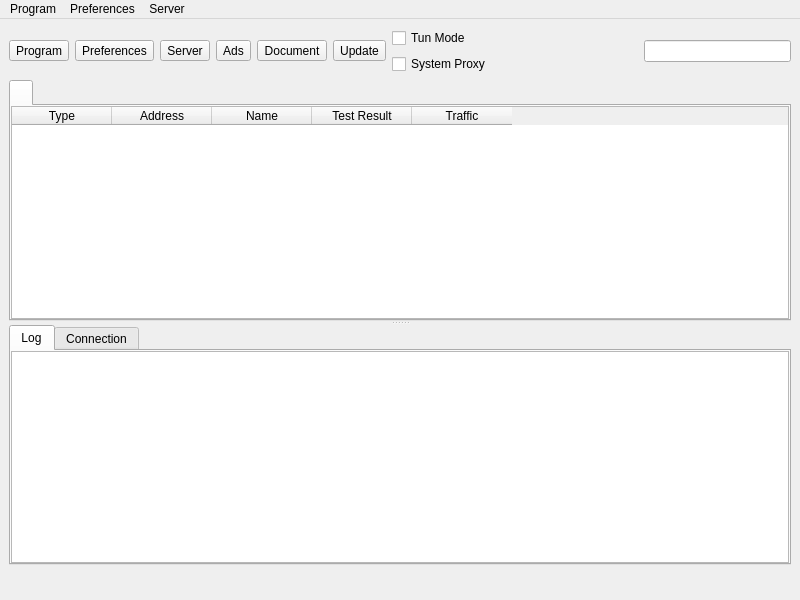
<?xml version="1.0" encoding="UTF-8"?>
<ui version="4.0">
 <class>MainWindow</class>
 <widget class="QMainWindow" name="MainWindow">
  <property name="geometry">
   <rect>
    <x>0</x>
    <y>0</y>
    <width>800</width>
    <height>600</height>
   </rect>
  </property>
  <property name="minimumSize">
   <size>
    <width>800</width>
    <height>600</height>
   </size>
  </property>
  <property name="windowTitle">
   <string notr="true">nya</string>
  </property>
  <widget class="QWidget" name="centralwidget">
   <layout class="QVBoxLayout" name="verticalLayout_3" stretch="0,0,0">
    <item>
     <layout class="QHBoxLayout" name="horizontalLayout_2">
      <item>
       <widget class="QToolButton" name="toolButton_program">
        <property name="text">
         <string>Program</string>
        </property>
        <property name="icon">
         <iconset theme="b-system-run">
          <normaloff>.</normaloff>.</iconset>
        </property>
        <property name="iconSize">
         <size>
          <width>24</width>
          <height>24</height>
         </size>
        </property>
        <property name="popupMode">
         <enum>QToolButton::InstantPopup</enum>
        </property>
        <property name="toolButtonStyle">
         <enum>Qt::ToolButtonTextUnderIcon</enum>
        </property>
       </widget>
      </item>
      <item>
       <widget class="QToolButton" name="toolButton_preferences">
        <property name="text">
         <string>Preferences</string>
        </property>
        <property name="icon">
         <iconset theme="b-preferences">
          <normaloff>.</normaloff>.</iconset>
        </property>
        <property name="iconSize">
         <size>
          <width>24</width>
          <height>24</height>
         </size>
        </property>
        <property name="popupMode">
         <enum>QToolButton::InstantPopup</enum>
        </property>
        <property name="toolButtonStyle">
         <enum>Qt::ToolButtonTextUnderIcon</enum>
        </property>
       </widget>
      </item>
      <item>
       <widget class="QToolButton" name="toolButton_server">
        <property name="text">
         <string>Server</string>
        </property>
        <property name="icon">
         <iconset theme="b-network-server">
          <normaloff>.</normaloff>.</iconset>
        </property>
        <property name="iconSize">
         <size>
          <width>24</width>
          <height>24</height>
         </size>
        </property>
        <property name="popupMode">
         <enum>QToolButton::InstantPopup</enum>
        </property>
        <property name="toolButtonStyle">
         <enum>Qt::ToolButtonTextUnderIcon</enum>
        </property>
       </widget>
      </item>
      <item>
       <widget class="QToolButton" name="toolButton_ads">
        <property name="text">
         <string>Ads</string>
        </property>
        <property name="icon">
         <iconset theme="b-internet-web-browser">
          <normaloff>.</normaloff>.</iconset>
        </property>
        <property name="iconSize">
         <size>
          <width>24</width>
          <height>24</height>
         </size>
        </property>
        <property name="popupMode">
         <enum>QToolButton::InstantPopup</enum>
        </property>
        <property name="toolButtonStyle">
         <enum>Qt::ToolButtonTextUnderIcon</enum>
        </property>
       </widget>
      </item>
      <item>
       <widget class="QToolButton" name="toolButton_document">
        <property name="text">
         <string>Document</string>
        </property>
        <property name="icon">
         <iconset theme="b-dialog-question">
          <normaloff>.</normaloff>.</iconset>
        </property>
        <property name="iconSize">
         <size>
          <width>24</width>
          <height>24</height>
         </size>
        </property>
        <property name="popupMode">
         <enum>QToolButton::InstantPopup</enum>
        </property>
        <property name="toolButtonStyle">
         <enum>Qt::ToolButtonTextUnderIcon</enum>
        </property>
       </widget>
      </item>
      <item>
       <widget class="QToolButton" name="toolButton_update">
        <property name="text">
         <string>Update</string>
        </property>
        <property name="icon">
         <iconset theme="b-system-software-update">
          <normaloff>.</normaloff>.</iconset>
        </property>
        <property name="iconSize">
         <size>
          <width>24</width>
          <height>24</height>
         </size>
        </property>
        <property name="popupMode">
         <enum>QToolButton::InstantPopup</enum>
        </property>
        <property name="toolButtonStyle">
         <enum>Qt::ToolButtonTextUnderIcon</enum>
        </property>
       </widget>
      </item>
      <item>
       <layout class="QVBoxLayout" name="verticalLayout_4">
        <item>
         <widget class="QCheckBox" name="checkBox_VPN">
          <property name="sizePolicy">
           <sizepolicy hsizetype="Minimum" vsizetype="Minimum">
            <horstretch>0</horstretch>
            <verstretch>0</verstretch>
           </sizepolicy>
          </property>
          <property name="text">
           <string>Tun Mode</string>
          </property>
         </widget>
        </item>
        <item>
         <widget class="QCheckBox" name="checkBox_SystemProxy">
          <property name="text">
           <string>System Proxy</string>
          </property>
         </widget>
        </item>
       </layout>
      </item>
      <item>
       <spacer name="horizontalSpacer">
        <property name="orientation">
         <enum>Qt::Horizontal</enum>
        </property>
        <property name="sizeHint" stdset="0">
         <size>
          <width>40</width>
          <height>20</height>
         </size>
        </property>
       </spacer>
      </item>
      <item>
       <widget class="QLineEdit" name="search">
        <property name="clearButtonEnabled">
         <bool>true</bool>
        </property>
       </widget>
      </item>
     </layout>
    </item>
    <item>
     <widget class="QSplitter" name="splitter">
      <property name="orientation">
       <enum>Qt::Vertical</enum>
      </property>
      <widget class="QTabWidget" name="tabWidget">
       <property name="currentIndex">
        <number>0</number>
       </property>
       <property name="movable">
        <bool>true</bool>
       </property>
       <widget class="QWidget" name="widget1">
        <attribute name="title">
         <string/>
        </attribute>
        <layout class="QGridLayout" name="gridLayout_2">
         <property name="leftMargin">
          <number>0</number>
         </property>
         <property name="topMargin">
          <number>0</number>
         </property>
         <property name="rightMargin">
          <number>0</number>
         </property>
         <property name="bottomMargin">
          <number>0</number>
         </property>
         <property name="spacing">
          <number>0</number>
         </property>
         <item row="0" column="0">
          <widget class="MyTableWidget" name="proxyListTable">
           <property name="contextMenuPolicy">
            <enum>Qt::CustomContextMenu</enum>
           </property>
           <property name="editTriggers">
            <set>QAbstractItemView::NoEditTriggers</set>
           </property>
           <property name="alternatingRowColors">
            <bool>true</bool>
           </property>
           <property name="selectionBehavior">
            <enum>QAbstractItemView::SelectRows</enum>
           </property>
           <property name="horizontalScrollMode">
            <enum>QAbstractItemView::ScrollPerPixel</enum>
           </property>
           <property name="wordWrap">
            <bool>false</bool>
           </property>
           <attribute name="horizontalHeaderMinimumSectionSize">
            <number>16</number>
           </attribute>
           <attribute name="horizontalHeaderHighlightSections">
            <bool>false</bool>
           </attribute>
           <attribute name="horizontalHeaderShowSortIndicator" stdset="0">
            <bool>false</bool>
           </attribute>
           <attribute name="verticalHeaderDefaultSectionSize">
            <number>30</number>
           </attribute>
           <column>
            <property name="text">
             <string>Type</string>
            </property>
           </column>
           <column>
            <property name="text">
             <string>Address</string>
            </property>
           </column>
           <column>
            <property name="text">
             <string>Name</string>
            </property>
           </column>
           <column>
            <property name="text">
             <string>Test Result</string>
            </property>
           </column>
           <column>
            <property name="text">
             <string>Traffic</string>
            </property>
           </column>
          </widget>
         </item>
        </layout>
       </widget>
      </widget>
      <widget class="QWidget" name="aaaaaaaaaaaaaaaaaa">
       <layout class="QVBoxLayout" name="aaaaaaaaaaaa" stretch="0">
        <item>
         <widget class="QTabWidget" name="down_tab">
          <property name="currentIndex">
           <number>0</number>
          </property>
          <widget class="QWidget" name="tab">
           <attribute name="title">
            <string>Log</string>
           </attribute>
           <layout class="QVBoxLayout" name="verticalLayout">
            <property name="spacing">
             <number>0</number>
            </property>
            <property name="leftMargin">
             <number>0</number>
            </property>
            <property name="topMargin">
             <number>0</number>
            </property>
            <property name="rightMargin">
             <number>0</number>
            </property>
            <property name="bottomMargin">
             <number>0</number>
            </property>
            <item>
             <widget class="QTextBrowser" name="masterLogBrowser">
              <property name="contextMenuPolicy">
               <enum>Qt::CustomContextMenu</enum>
              </property>
              <property name="openLinks">
               <bool>false</bool>
              </property>
             </widget>
            </item>
           </layout>
          </widget>
          <widget class="QWidget" name="tab_2">
           <attribute name="title">
            <string>Connection</string>
           </attribute>
           <layout class="QVBoxLayout" name="verticalLayout_2">
            <property name="spacing">
             <number>0</number>
            </property>
            <property name="leftMargin">
             <number>0</number>
            </property>
            <property name="topMargin">
             <number>0</number>
            </property>
            <property name="rightMargin">
             <number>0</number>
            </property>
            <property name="bottomMargin">
             <number>0</number>
            </property>
            <item>
             <widget class="QTableWidget" name="tableWidget_conn">
              <property name="contextMenuPolicy">
               <enum>Qt::CustomContextMenu</enum>
              </property>
              <property name="editTriggers">
               <set>QAbstractItemView::NoEditTriggers</set>
              </property>
              <property name="selectionBehavior">
               <enum>QAbstractItemView::SelectRows</enum>
              </property>
              <property name="verticalScrollMode">
               <enum>QAbstractItemView::ScrollPerPixel</enum>
              </property>
              <property name="horizontalScrollMode">
               <enum>QAbstractItemView::ScrollPerPixel</enum>
              </property>
              <attribute name="horizontalHeaderHighlightSections">
               <bool>false</bool>
              </attribute>
              <column>
               <property name="text">
                <string>Status</string>
               </property>
              </column>
              <column>
               <property name="text">
                <string>Outbound</string>
               </property>
              </column>
              <column>
               <property name="text">
                <string>Destination</string>
               </property>
              </column>
             </widget>
            </item>
           </layout>
          </widget>
         </widget>
        </item>
       </layout>
      </widget>
     </widget>
    </item>
    <item>
     <layout class="QHBoxLayout" name="horizontalLayout">
      <item>
       <widget class="QLabel" name="label_running">
        <property name="text">
         <string/>
        </property>
       </widget>
      </item>
      <item>
       <spacer name="horizontalSpacer_2">
        <property name="orientation">
         <enum>Qt::Horizontal</enum>
        </property>
        <property name="sizeType">
         <enum>QSizePolicy::Maximum</enum>
        </property>
        <property name="sizeHint" stdset="0">
         <size>
          <width>0</width>
          <height>20</height>
         </size>
        </property>
       </spacer>
      </item>
      <item>
       <widget class="QLabel" name="label_inbound">
        <property name="text">
         <string/>
        </property>
       </widget>
      </item>
      <item>
       <widget class="QLabel" name="label_speed">
        <property name="text">
         <string/>
        </property>
       </widget>
      </item>
     </layout>
    </item>
   </layout>
  </widget>
  <widget class="QMenuBar" name="menubar">
   <property name="geometry">
    <rect>
     <x>0</x>
     <y>0</y>
     <width>800</width>
     <height>32</height>
    </rect>
   </property>
   <widget class="QMenu" name="menu_program">
    <property name="title">
     <string>Program</string>
    </property>
    <widget class="QMenu" name="menu_spmode">
     <property name="title">
      <string>System Proxy</string>
     </property>
     <addaction name="menu_spmode_system_proxy"/>
     <addaction name="menu_spmode_vpn"/>
     <addaction name="menu_spmode_disabled"/>
    </widget>
    <widget class="QMenu" name="menu_program_preference">
     <property name="title">
      <string>Preferences</string>
     </property>
     <addaction name="actionfake"/>
    </widget>
    <widget class="QMenu" name="menuActive_Server">
     <property name="title">
      <string>Active Server</string>
     </property>
     <addaction name="actionfake_2"/>
    </widget>
    <widget class="QMenu" name="menuActive_Routing">
     <property name="title">
      <string>Active Routing</string>
     </property>
     <addaction name="actionfake_3"/>
    </widget>
    <addaction name="actionShow_window"/>
    <addaction name="menu_add_from_clipboard2"/>
    <addaction name="menu_scan_qr"/>
    <addaction name="separator"/>
    <addaction name="actionStart_with_system"/>
    <addaction name="actionRemember_last_proxy"/>
    <addaction name="actionAllow_LAN"/>
    <addaction name="menuActive_Server"/>
    <addaction name="menuActive_Routing"/>
    <addaction name="menu_spmode"/>
    <addaction name="menu_program_preference"/>
    <addaction name="separator"/>
    <addaction name="actionRestart_Proxy"/>
    <addaction name="actionRestart_Program"/>
    <addaction name="menu_exit"/>
   </widget>
   <widget class="QMenu" name="menu_preferences">
    <property name="title">
     <string>Preferences</string>
    </property>
    <addaction name="menu_manage_groups"/>
    <addaction name="menu_basic_settings"/>
    <addaction name="menu_routing_settings"/>
    <addaction name="menu_vpn_settings"/>
    <addaction name="menu_hotkey_settings"/>
    <addaction name="menu_open_config_folder"/>
   </widget>
   <widget class="QMenu" name="menu_server">
    <property name="title">
     <string>Server</string>
    </property>
    <!-- <widget class="QMenu" name="menu_share_item">
     <property name="title">
      <string>Share</string>
     </property>
     <addaction name="menu_qr"/>
     <addaction name="menu_export_config"/>
     <addaction name="separator"/>
     <addaction name="menu_copy_links"/>
     <addaction name="menu_copy_links_nkr"/>
    </widget> -->
    <widget class="QMenu" name="menuCurrent_Group">
     <property name="title">
      <string>Current Group</string>
     </property>
     <addaction name="actionfake_5"/>
     <addaction name="menu_tcp_ping"/>
     <addaction name="menu_url_test"/>
     <addaction name="menu_full_test"/>
     <addaction name="menu_stop_testing"/>
     <addaction name="menu_clear_test_result"/>
     <addaction name="menu_resolve_domain"/>
     <addaction name="separator"/>
     <addaction name="menu_remove_unavailable"/>
     <addaction name="menu_delete_repeat"/>
     <addaction name="separator"/>
     <addaction name="menu_update_subscription"/>
    </widget>
    <widget class="QMenu" name="menuCurrent_Select">
     <property name="title">
      <string>Current Select</string>
     </property>
     <addaction name="actionfake_4"/>
    </widget>
    <addaction name="menu_add_from_input"/>
    <addaction name="menu_add_from_clipboard"/>
    <addaction name="separator"/>
    <addaction name="menu_start"/>
    <addaction name="menu_stop"/>
    <addaction name="separator"/>
    <addaction name="menu_select_all"/>
    <addaction name="menu_move"/>
    <!-- <addaction name="menu_clone"/> -->
    <addaction name="menu_reset_traffic"/>
    <addaction name="menu_delete"/>
    <addaction name="separator"/>
    <addaction name="menu_share_item"/>
    <addaction name="separator"/>
    <addaction name="menuCurrent_Select"/>
    <addaction name="menuCurrent_Group"/>
    <addaction name="separator"/>
    <!-- <addaction name="menu_profile_debug_info"/> -->
    <addaction name="separator"/>
   </widget>
   <addaction name="menu_program"/>
   <addaction name="menu_preferences"/>
   <addaction name="menu_server"/>
  </widget>
  <action name="menu_exit">
   <property name="text">
    <string>Exit</string>
   </property>
  </action>
  <action name="actionShow_window">
   <property name="text">
    <string>Show Window</string>
   </property>
  </action>
  <action name="menu_basic_settings">
   <property name="text">
    <string>Basic Settings</string>
   </property>
  </action>
  <action name="menu_add_from_input">
   <property name="text">
    <string>New profile</string>
   </property>
  </action>
  <action name="menu_manage_groups">
   <property name="text">
    <string>Groups</string>
   </property>
  </action>
  <action name="menu_start">
   <property name="text">
    <string>Start</string>
   </property>
   <property name="shortcut">
    <string notr="true">Return</string>
   </property>
  </action>
  <action name="menu_stop">
   <property name="text">
    <string>Stop</string>
   </property>
   <property name="shortcut">
    <string notr="true">Ctrl+S</string>
   </property>
  </action>
  <action name="menu_routing_settings">
   <property name="text">
    <string>Routing Settings</string>
   </property>
  </action>
  <action name="menu_add_from_clipboard">
   <property name="text">
    <string>Add profile from clipboard</string>
   </property>
   <property name="shortcut">
    <string notr="true">Ctrl+V</string>
   </property>
  </action>
  <action name="menu_delete">
   <property name="text">
    <string>Delete</string>
   </property>
   <property name="shortcut">
    <string notr="true">Del</string>
   </property>
  </action>
  <action name="menu_add_from_clipboard2">
   <property name="text">
    <string>Add profile from clipboard</string>
   </property>
  </action>
  <!-- <action name="menu_profile_debug_info">
   <property name="text">
    <string>Debug Info</string>
   </property>
  </action> -->
  <!-- <action name="menu_qr">
   <property name="text">
    <string>QR Code and link</string>
   </property>
   <property name="shortcut">
    <string notr="true">Ctrl+Q</string>
   </property>
  </action> -->
  <!-- <action name="menu_copy_link">
   <property name="text">
    <string>Copy Link</string>
   </property>
  </action> -->
  <action name="menu_tcp_ping">
   <property name="text">
    <string notr="true">Tcp Ping</string>
   </property>
   <property name="shortcut">
    <string notr="true">Ctrl+Shift+T</string>
   </property>
  </action>
  <action name="menu_url_test">
   <property name="text">
    <string notr="true">Url Test</string>
   </property>
   <property name="shortcut">
    <string notr="true">Ctrl+Shift+U</string>
   </property>
  </action>
  <action name="menu_clear_test_result">
   <property name="text">
    <string>Clear Test Result</string>
   </property>
   <property name="shortcut">
    <string notr="true">Ctrl+Shift+C</string>
   </property>
  </action>
  <!-- <action name="menu_export_config">
   <property name="text">
    <string>Export %1 config</string>
   </property>
   <property name="shortcut">
    <string notr="true">Ctrl+E</string>
   </property>
  </action> -->
  <action name="menu_reset_traffic">
   <property name="text">
    <string>Reset Traffic</string>
   </property>
   <property name="shortcut">
    <string notr="true">Ctrl+R</string>
   </property>
  </action>
  <action name="menu_scan_qr">
   <property name="text">
    <string>Scan QR Code</string>
   </property>
  </action>
  <action name="menu_spmode_system_proxy">
   <property name="checkable">
    <bool>true</bool>
   </property>
   <property name="text">
    <string>Enable System Proxy</string>
   </property>
  </action>
  <action name="menu_spmode_disabled">
   <property name="checkable">
    <bool>true</bool>
   </property>
   <property name="text">
    <string>Disable</string>
   </property>
  </action>
  <action name="menu_delete_repeat">
   <property name="text">
    <string>Remove Duplicates</string>
   </property>
   <property name="shortcut">
    <string notr="true">Ctrl+Shift+D</string>
   </property>
  </action>
  <action name="actionfake">
   <property name="text">
    <string>fake</string>
   </property>
   <property name="visible">
    <bool>false</bool>
   </property>
  </action>
  <action name="menu_move">
   <property name="text">
    <string>Move</string>
   </property>
   <property name="shortcut">
    <string notr="true">Ctrl+M</string>
   </property>
  </action>
  <action name="actionStart_with_system">
   <property name="checkable">
    <bool>true</bool>
   </property>
   <property name="text">
    <string>Start with system</string>
   </property>
  </action>
  <action name="actionRemember_last_proxy">
   <property name="checkable">
    <bool>true</bool>
   </property>
   <property name="text">
    <string>Remember last profile</string>
   </property>
  </action>
  <action name="actionAllow_LAN">
   <property name="checkable">
    <bool>true</bool>
   </property>
   <property name="text">
    <string>Allow other devices to connect</string>
   </property>
  </action>
  <action name="menu_remove_unavailable">
   <property name="text">
    <string>Remove Unavailable</string>
   </property>
   <property name="shortcut">
    <string notr="true">Ctrl+Shift+R</string>
   </property>
  </action>
  <action name="menu_full_test">
   <property name="text">
    <string>Full Test</string>
   </property>
   <property name="shortcut">
    <string notr="true">Ctrl+Shift+F</string>
   </property>
  </action>
  <action name="menu_hotkey_settings">
   <property name="text">
    <string>Hotkey Settings</string>
   </property>
  </action>
  <action name="menu_select_all">
   <property name="text">
    <string>Select All</string>
   </property>
   <property name="shortcut">
    <string notr="true">Ctrl+A</string>
   </property>
  </action>
  <!-- <action name="menu_copy_links_nkr">
   <property name="text">
    <string>Copy links of selected (Neko Links)</string>
   </property>
   <property name="shortcut">
    <string notr="true">Ctrl+Alt+C</string>
   </property>
  </action> -->
  <action name="actionfake_2">
   <property name="text">
    <string>fake</string>
   </property>
   <property name="visible">
    <bool>false</bool>
   </property>
  </action>
  <action name="actionfake_3">
   <property name="text">
    <string>fake</string>
   </property>
   <property name="visible">
    <bool>false</bool>
   </property>
  </action>
  <!-- <action name="menu_copy_links">
   <property name="text">
    <string>Copy links of selected</string>
   </property>
   <property name="shortcut">
    <string notr="true">Ctrl+C</string>
   </property>
  </action> -->
  <action name="menu_spmode_vpn">
   <property name="checkable">
    <bool>true</bool>
   </property>
   <property name="text">
    <string>Enable Tun</string>
   </property>
  </action>
  <!-- <action name="menu_clone">
   <property name="text">
    <string>Clone</string>
   </property>
   <property name="shortcut">
    <string notr="true">Ctrl+D</string>
   </property>
  </action> -->
  <action name="menu_update_subscription">
   <property name="text">
    <string>Update subscription</string>
   </property>
   <property name="shortcut">
    <string notr="true">Ctrl+U</string>
   </property>
  </action>
  <action name="menu_resolve_domain">
   <property name="text">
    <string>Resolve domain</string>
   </property>
   <property name="shortcut">
    <string notr="true">Ctrl+Shift+I</string>
   </property>
  </action>
  <action name="menu_vpn_settings">
   <property name="text">
    <string>Tun Settings</string>
   </property>
  </action>
  <action name="actionRestart_Program">
   <property name="text">
    <string>Restart Program</string>
   </property>
  </action>
  <action name="menu_open_config_folder">
   <property name="text">
    <string>Open Config Folder</string>
   </property>
  </action>
  <action name="actionfake_4">
   <property name="text">
    <string notr="true">fake</string>
   </property>
   <property name="visible">
    <bool>false</bool>
   </property>
  </action>
  <action name="actionfake_5">
   <property name="text">
    <string notr="true">fake</string>
   </property>
   <property name="visible">
    <bool>false</bool>
   </property>
  </action>
  <action name="actionRestart_Proxy">
   <property name="text">
    <string>Restart Proxy</string>
   </property>
  </action>
  <action name="menu_stop_testing">
   <property name="text">
    <string>Stop Testing</string>
   </property>
  </action>
 </widget>
 <customwidgets>
  <customwidget>
   <class>MyTableWidget</class>
   <extends>QTableWidget</extends>
   <header>ui/widget/MyTableWidget.h</header>
  </customwidget>
 </customwidgets>
 <resources/>
 <connections/>
</ui>
